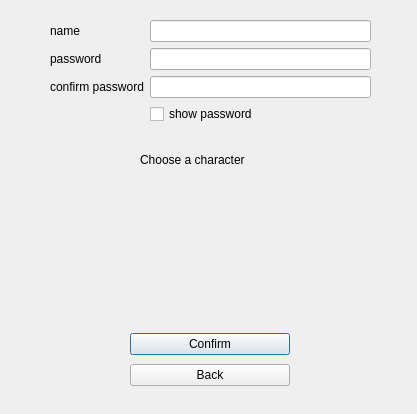
<?xml version="1.0" encoding="UTF-8"?>
<ui version="4.0">
 <class>registration</class>
 <widget class="QDialog" name="registration">
  <property name="geometry">
   <rect>
    <x>0</x>
    <y>0</y>
    <width>417</width>
    <height>414</height>
   </rect>
  </property>
  <property name="windowTitle">
   <string>Dialog</string>
  </property>
  <widget class="QWidget" name="formLayoutWidget">
   <property name="geometry">
    <rect>
     <x>50</x>
     <y>20</y>
     <width>321</width>
     <height>118</height>
    </rect>
   </property>
   <layout class="QFormLayout" name="formLayout">
    <item row="0" column="0">
     <widget class="QLabel" name="name_label">
      <property name="text">
       <string>name</string>
      </property>
     </widget>
    </item>
    <item row="1" column="0">
     <widget class="QLabel" name="password_label">
      <property name="text">
       <string>password</string>
      </property>
     </widget>
    </item>
    <item row="2" column="0">
     <widget class="QLabel" name="confirm_label">
      <property name="text">
       <string>confirm password</string>
      </property>
     </widget>
    </item>
    <item row="0" column="1">
     <widget class="QLineEdit" name="name_line_edit"/>
    </item>
    <item row="1" column="1">
     <widget class="QLineEdit" name="password_line_edit">
      <property name="echoMode">
       <enum>QLineEdit::Password</enum>
      </property>
     </widget>
    </item>
    <item row="2" column="1">
     <widget class="QLineEdit" name="confirm_line_edit">
      <property name="echoMode">
       <enum>QLineEdit::Password</enum>
      </property>
     </widget>
    </item>
    <item row="3" column="1">
     <widget class="QCheckBox" name="show_password_check">
      <property name="text">
       <string>show password</string>
      </property>
     </widget>
    </item>
   </layout>
  </widget>
  <widget class="QWidget" name="verticalLayoutWidget">
   <property name="geometry">
    <rect>
     <x>130</x>
     <y>330</y>
     <width>160</width>
     <height>61</height>
    </rect>
   </property>
   <layout class="QVBoxLayout" name="verticalLayout">
    <item>
     <widget class="QPushButton" name="confirm_button">
      <property name="text">
       <string>Confirm</string>
      </property>
     </widget>
    </item>
    <item>
     <widget class="QPushButton" name="back_button">
      <property name="text">
       <string>Back</string>
      </property>
     </widget>
    </item>
   </layout>
  </widget>
  <widget class="QLabel" name="information_label">
   <property name="geometry">
    <rect>
     <x>47</x>
     <y>200</y>
     <width>311</width>
     <height>20</height>
    </rect>
   </property>
   <property name="layoutDirection">
    <enum>Qt::LeftToRight</enum>
   </property>
   <property name="text">
    <string/>
   </property>
   <property name="alignment">
    <set>Qt::AlignCenter</set>
   </property>
   <property name="margin">
    <number>0</number>
   </property>
  </widget>
  <widget class="QLabel" name="label">
   <property name="geometry">
    <rect>
     <x>140</x>
     <y>150</y>
     <width>141</width>
     <height>20</height>
    </rect>
   </property>
   <property name="text">
    <string>Choose a character</string>
   </property>
  </widget>
 </widget>
 <resources/>
 <connections/>
</ui>
